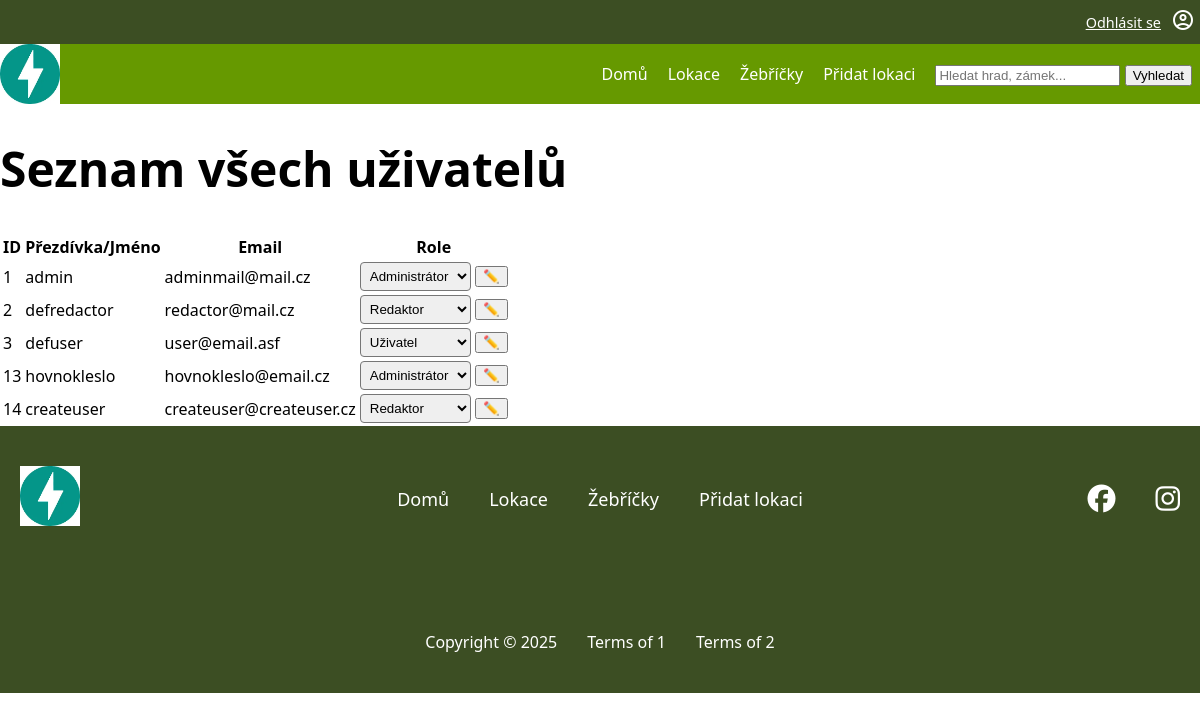
/all_users (signed in), run on an earlier commit of the app's database.
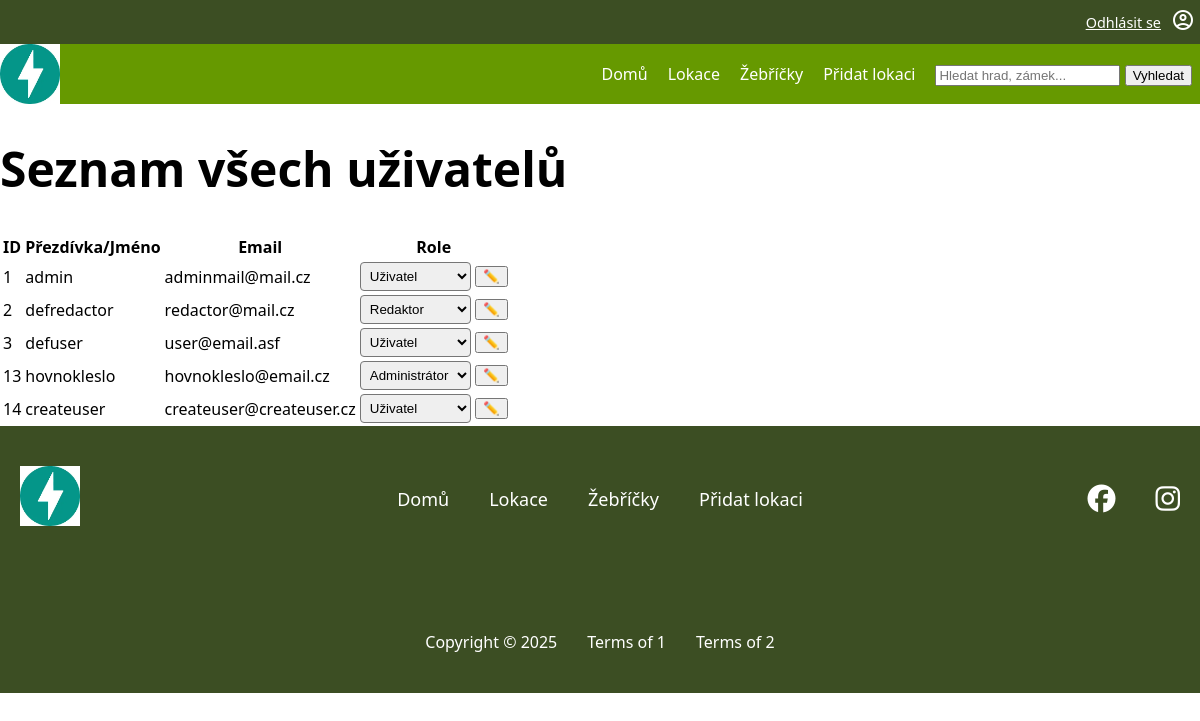
And on a later commit of the database.
### tables this page shows
CREATE TABLE user (
    id INTEGER PRIMARY KEY AUTOINCREMENT,
    name VARCHAR NOT NULL,
    email VARCHAR NOT NULL UNIQUE,
    password_hash VARCHAR NOT NULL,
    id_role INTEGER,
    FOREIGN KEY (id_role) REFERENCES role(id)
);

### pages/all_users.py (the view)
@router.get("/all_users", response_class=HTMLResponse)
async def all_users_page(request: Request, svc: UserService = Depends(user_service)):
    if not request.session.get("user"):
        return RedirectResponse(url="/login", status_code=303)
    all_users = svc.list_all_users()
    return request.app.state.templates.TemplateResponse(
        "all_users.html",
        {
            "request": request,
            "title": "Seznam všech uživatelů",
            "all_users": all_users
        }
    )

### templates/all_users.html (shortened to what this page needs)
{% extends "base.html" %}
{% block content %}
    <h1>{{ title }}</h1>
    {% if all_users %}
        <table>
            <tr>
                <th>ID</th>
                <th>Přezdívka/Jméno</th>
                <th>Email</th>
                <th>Role</th>
            </tr>
            {% for user in all_users %}
                <tr>
                    <td>{{ user['id'] }}</td>
                    <td>{{ user['name'] }}</td>
                    <td>{{ user['email'] }}</td>
                    <td>
                        <form action="/all_users/update" method="post">
                            <select name="role" style="padding: 5px; border-radius: 4px;">
                                <option value="1" {% if user['role'] == 1 %}selected{% endif %}>Administrátor</option>
                                <option value="2" {% if user['role'] == 2 %}selected{% endif %}>Redaktor</option>
                                <option value="3" {% if user['role'] == 3 %}selected{% endif %}>Uživatel</option>
                            </select>
                            <button type="submit" title="Uložit změnu role">✏️</button>
                        </form>
                    </td>
                </tr>
            {% endfor %}
        </table>
    {% else %}
        <p>Žádní uživatelé</p>
    {% endif %}
{% endblock %}

### templates/base.html (shortened to what this page needs)
<!DOCTYPE html>
<html lang="cs">
<head>
    <link rel="stylesheet" href="{{ url_for('static', path='css/style.css') }}">
    <link rel="stylesheet" href="{{ url_for('static', path='css/header.css') }}">
    <link rel="stylesheet" href="{{ url_for('static', path='css/footer.css') }}">
    <link rel="stylesheet" href="{{ url_for('static', path='css/icon.css') }}">
    <link rel="stylesheet" href="{{ url_for('static', path='css/location.css') }}">
    <link rel="stylesheet" href="https://cdnjs.cloudflare.com/ajax/libs/font-awesome/6.5.0/css/all.min.css">
</head>
<body>
<div class="header">
    <div class="upper-nav">
        {% if request.session.get('user') %}
            <a href="{{ url_for('logout') }}" class="upper-nav-items">Odhlásit se</a>
            <a href="{{ url_for('my_profile_page') }}" class="upper-nav-items"><span class="material-symbols-outlined">account_circle</span></a>
        {% else %}
            <a href="{{ url_for('register_page') }}" class="upper-nav-items">Zaregistrovat se</a>
            <a href="{{ url_for('login_page') }}" class="upper-nav-items"><span class="material-symbols-outlined">account_circle</span></a>
        {% endif %}
    </div>
    <div class="lower-nav">
        <div class="lower-nav-logo"><a href="{{ url_for('landing_page') }}"><img alt="logo"
                                                                                 src="{{ url_for('static', path='img/web/logo.webp') }}"></a>
        </div>
        <div class="lower-nav-items">
            <a href="{{ url_for('landing_page') }}" class="lower-nav-item">Domů</a>
            <a href="{{ url_for('list_locations_with_photos_rating') }}" class="lower-nav-item">Lokace</a>
            <a href="{{ url_for('rankings_page') }}" class="lower-nav-item">Žebříčky</a>
            <a href="{{ url_for('add_location_page') }}" class="lower-nav-item">Přidat lokaci</a>
            <form action="/search" method="get" class="lower-nav-item">
                <input type="text" name="search_term" placeholder="Hledat hrad, zámek..." required>
                <button type="submit">Vyhledat</button>
            </form>
        </div>
    </div>
</div>
{% block content %}{% endblock %}
<footer class="footer">
    <div class="footer-top">
        <div class="footer-logo">
            <a href="{{ url_for('landing_page') }}"><img alt="logo"
                                                         src="{{ url_for('static', path='img/web/logo.webp') }}"></a>
        </div>
        <nav class="footer-nav">
            <a href="{{ url_for('landing_page') }}" class="footer-nav-item">Domů</a>
            <a href="{{ url_for('list_locations_with_photos_rating') }}" class="footer-nav-item">Lokace</a>
            <a href="{{ url_for('rankings_page') }}" class="footer-nav-item">Žebříčky</a>
            <a href="{{ url_for('add_location_page') }}" class="footer-nav-item">Přidat lokaci</a>
        </nav>
        <div class="footer-icons">
            <i class="fa-brands fa-facebook"></i>
            <i class="fa-brands fa-instagram"></i>
        </div>
    </div>
    <div class="footer-bottom">
        <span>Copyright © 2025</span>
        <span>Terms of 1</span>
        <span>Terms of 2</span>
    </div>
</footer>
</body>
</html>

### static/css/style.css (style rules this page uses)
:root { font-family: system-ui, -apple-system, Segoe UI, Roboto, sans-serif; --background-color: white; --text-color: black; --navbar-background-color: #669900; --footer-background-color: #3c4e23; --white-text-color: white; font-size: 16px; }
html, body { margin:0; padding: 0; background: var(--background-color); width: 100%; }
h1 { font-size: 3em; }

### static/css/header.css (style rules this page uses)
.header { width: 100%; position: sticky; top: 0; z-index: 1000; }
.upper-nav { display: flex; flex-direction: row; align-items: center; width: 100%; background-color: var(--footer-background-color); justify-content: flex-end; font-size: 0.9rem; padding: 1vh 0 1vh 0; }
.upper-nav-items { margin-left: 5px; margin-right: 5px; color: var(--white-text-color); }
.lower-nav { display: flex; flex-direction: row; align-items: center; max-height: 10vh; justify-content: space-between; width: 100%; background-color: var(--navbar-background-color, #333); }
.lower-nav-logo { width: 60px; height: 60px; }
.lower-nav-logo img { width: 100%; height: 100%; object-fit: contain; display: block; }
.lower-nav-items { display: flex; gap: 20px; padding-right: 1vh; }
.lower-nav-item { color: var(--white-text-color, #fff); text-decoration: none; font-size: 1rem; font-weight: 500; }

### static/css/footer.css (style rules this page uses)
.footer { width: 100%; background-color: var(--footer-background-color); color: white; padding: 40px 0; display: flex; flex-direction: column; gap: 30px; }
.footer-top { display: grid; grid-template-columns: 1fr auto 1fr; align-items: center; padding-bottom: 70px; }
.footer-logo { padding-left: 20px; }
.footer-logo img { width: 60px; height: 60px; object-fit: contain; }
.footer-nav { display: flex; justify-content: center; gap: 40px; }
.footer-nav-item { color: white; text-decoration: none; font-size: 18px; }
.footer-top i { justify-self: end; font-size: 28px; margin-left: 20px; cursor: pointer; }
.footer-icons { display: flex; justify-content: flex-end; gap: 20px; padding-right: 20px; font-size: 28px; justify-self: end; }
.footer-icons i { cursor: pointer; }
.footer-bottom { display: flex; justify-content: center; gap: 30px; font-size: 16px; }

What changed in the data, as far as the page shows it:
changed user "admin": role "Administrátor" → "Uživatel"
changed user "createuser": role "Redaktor" → "Uživatel"
